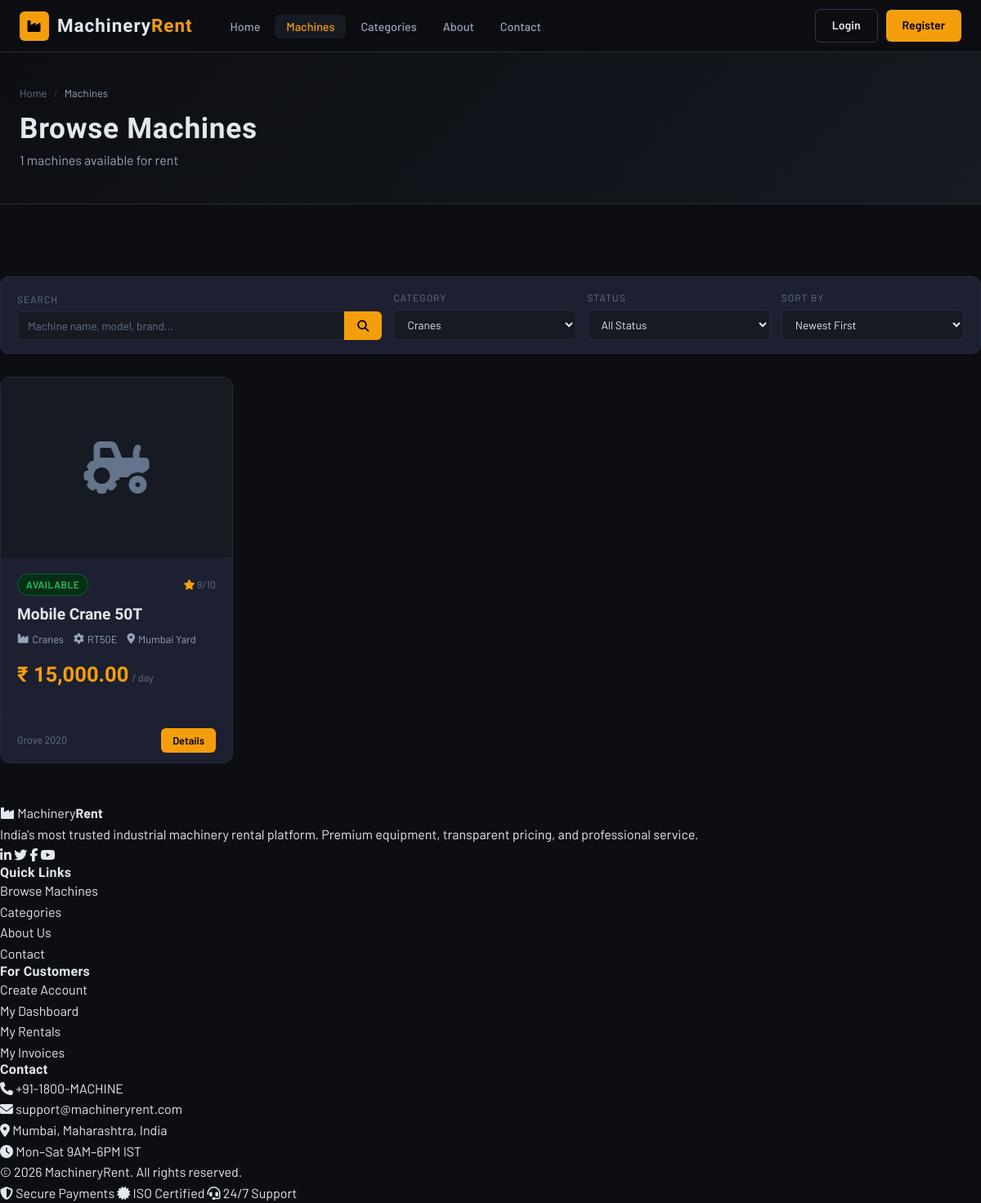
Page /machines.php?category=2 on the committed database.
### tables this page shows
CREATE TABLE machines (
    id INT AUTO_INCREMENT PRIMARY KEY,
    category_id INT NOT NULL,
    name VARCHAR(150) NOT NULL,
    model VARCHAR(100),
    manufacturer VARCHAR(100),
    year_of_manufacture YEAR,
    serial_number VARCHAR(100) UNIQUE,
    description TEXT,
    daily_rate DECIMAL(10,2) NOT NULL,
    weekly_rate DECIMAL(10,2),
    monthly_rate DECIMAL(10,2),
    deposit_amount DECIMAL(10,2) DEFAULT 0,
    capacity VARCHAR(100),
    weight VARCHAR(50),
    dimensions VARCHAR(100),
    fuel_type VARCHAR(50),
    horsepower VARCHAR(50),
    location VARCHAR(200),
    status ENUM('available','rented','maintenance','retired') DEFAULT 'available',
    condition_rating TINYINT DEFAULT 5 COMMENT '1-10 scale',
    total_rentals INT DEFAULT 0,
    images JSON,
    specifications JSON,
    created_at TIMESTAMP DEFAULT CURRENT_TIMESTAMP,
    FOREIGN KEY (category_id) REFERENCES categories(id)
);

CREATE TABLE categories (
    id INT AUTO_INCREMENT PRIMARY KEY,
    name VARCHAR(100) NOT NULL,
    slug VARCHAR(100) UNIQUE NOT NULL,
    description TEXT,
    icon VARCHAR(50),
    image VARCHAR(255),
    status ENUM('active', 'inactive') DEFAULT 'active',
    created_at TIMESTAMP DEFAULT CURRENT_TIMESTAMP
);

### config.php (called while the page is built, shortened)
<?php
function formatCurrency($amount) {
    return CURRENCY . ' ' . number_format($amount, 2);
}
function sanitize($data) {
    return htmlspecialchars(strip_tags(trim($data)));
}

### machines.php (the view, shortened to what this page needs)
<?php
require_once '../includes/config.php';
$db = getDB();
$catId    = (int)($_GET['category'] ?? 0);
$search   = sanitize($_GET['q'] ?? '');
$sort     = sanitize($_GET['sort'] ?? 'newest');
$page     = max(1, (int)($_GET['page'] ?? 1));
$perPage  = 12;
$offset   = ($page - 1) * $perPage;
$where = ['1=1'];
$params = [];
if ($catId) { $where[] = 'm.category_id = ?'; $params[] = $catId; }
$whereStr = implode(' AND ', $where);
$orderBy = match($sort) {
    'price_asc'  => 'm.daily_rate ASC',
    'price_desc' => 'm.daily_rate DESC',
    'rating'     => 'm.condition_rating DESC',
    default      => 'm.id DESC',
};
$countStmt = $db->prepare("SELECT COUNT(*) FROM machines m WHERE $whereStr");
$countStmt->execute($params);
$total = $countStmt->fetchColumn();
$stmt = $db->prepare("SELECT m.*, c.name as cat_name FROM machines m JOIN categories c ON m.category_id=c.id WHERE $whereStr ORDER BY $orderBy LIMIT $perPage OFFSET $offset");
$stmt->execute($params);
$machines = $stmt->fetchAll();
$categories = $db->query("SELECT * FROM categories WHERE status='active' ORDER BY name")->fetchAll();
?>
<?php include '../includes/header.php'; ?>
<main class="main-content">
<div class="page-header">
  <div class="container">
    <div class="breadcrumb">
      <a href="<?= SITE_URL ?>">Home</a>
      <span class="sep">/</span>
      <span class="current">Machines</span>
    </div>
    <h1>Browse Machines</h1>
    <p><?= $total ?> machines available for rent</p>
  </div>
</div>
<div class="container section-sm">
  <form method="GET" class="filter-bar">
    <div class="filter-group" style="flex:2;">
      <label>Search</label>
      <div class="filter-search">
        <input type="text" name="q" class="form-control" placeholder="Machine name, model, brand..." value="<?= htmlspecialchars($search) ?>">
        <button type="submit" class="btn btn-primary"><i class="fas fa-search"></i></button>
      </div>
    </div>
    <div class="filter-group">
      <label>Category</label>
      <select name="category" class="form-control">
        <?php foreach($categories as $c): ?>
        <option value="<?= $c['id'] ?>" <?= $catId == $c['id'] ? 'selected' : '' ?>><?= htmlspecialchars($c['name']) ?></option>
        <?php endforeach; ?>
      </select>
    </div>
    <div class="filter-group">
      <label>Status</label>
      <select name="status" class="form-control">
        <option value="">All Status</option>
      </select>
    </div>
    <div class="filter-group">
      <label>Sort By</label>
      <select name="sort" class="form-control">
        <option value="newest" <?= $sort==='newest' ? 'selected' : '' ?>>Newest First</option>
      </select>
    </div>
  </form>
  <?php if (empty($machines)): ?>
  <div class="empty-state">
    <i class="fas fa-tractor"></i>
    <h3>No Machines Found</h3>
    <p>Try adjusting your filters or search query.</p>
    <a href="machines.php" class="btn btn-outline mt-2">Clear Filters</a>
  </div>
  <?php else: ?>
  <div class="grid-4">
    <?php foreach ($machines as $m): ?>
    <div class="card fade-in">
      <div class="card-img"><i class="fas fa-tractor"></i></div>
      <div class="card-body">
        <div style="display:flex;align-items:center;justify-content:space-between;margin-bottom:8px;">
          <span class="status-badge status-<?= $m['status'] ?>"><?= ucfirst($m['status']) ?></span>
          <span style="font-size:0.78rem;color:var(--text3);"><i class="fas fa-star text-accent"></i> <?= $m['condition_rating'] ?>/10</span>
        </div>
        <div class="card-title"><?= htmlspecialchars($m['name']) ?></div>
        <div class="card-meta">
          <span><i class="fas fa-industry"></i> <?= htmlspecialchars($m['cat_name']) ?></span>
          <span><i class="fas fa-cog"></i> <?= htmlspecialchars($m['model'] ?? 'N/A') ?></span>
          <span><i class="fas fa-map-marker-alt"></i> <?= htmlspecialchars($m['location']) ?></span>
        </div>
        <div class="card-price">
          <span class="price-amount"><?= formatCurrency($m['daily_rate']) ?></span>
          <span class="price-unit">/ day</span>
        </div>
      </div>
      <div class="card-footer">
        <span style="font-size:0.78rem;color:var(--text3);"><?= $m['manufacturer'] ?> <?= $m['year_of_manufacture'] ?></span>
        <a href="machine-detail.php?id=<?= $m['id'] ?>" class="btn btn-primary btn-sm">Details</a>
      </div>
    </div>
    <?php endforeach; ?>
  </div>
  <?php endif; ?>
</div>
</main>
<?php include '../includes/footer.php'; ?>

### main.css (style rules this page uses)
:root { --bg: #0c0e12; --bg2: #111318; --surface: #161a22; --card: #1c2030; --border: #252b3b; --border2: #2e3650; --accent: #f59e0b; --accent-dark: #d97706; --accent-glow: rgba(245,158,11,0.15); --blue: #3b82f6; --green: #22c55e; --red: #ef4444; --orange: #f97316; --text: #e2e8f0; --text2: #94a3b8; --text3: #64748b; --radius: 8px; --shadow: 0 4px 24px rgba(0,0,0,0.4); --shadow-lg: 0 12px 48px rgba(0,0,0,0.6); }
* { margin:0; padding:0; box-sizing:border-box; }
html { scroll-behavior:smooth; }
body { background: var(--bg); color: var(--text); font-family: 'Barlow', sans-serif; font-weight: 400; line-height: 1.6; }
a { color: inherit; text-decoration: none; }
h1,h2,h3,h4,h5 { font-family: 'Barlow Condensed', sans-serif; font-weight: 700; letter-spacing: 0.02em; line-height: 1.15; }
.btn { display: inline-flex; align-items: center; gap: 8px; padding: 8px 20px; border-radius: 6px; font-family: 'Barlow', sans-serif; font-weight: 600; font-size: 0.88rem; cursor: pointer; border: none; transition: all 0.2s; white-space: nowrap; }
.btn-primary { background: var(--accent); color: #000; }
.btn-sm { padding:5px 14px; font-size:0.8rem; }
.main-content { min-height: 100vh; padding-top: 64px; }
.container { max-width: 1280px; margin: 0 auto; padding: 0 24px; }
.section-sm { padding: 48px 0; }
.card { background: var(--card); border: 1px solid var(--border); border-radius: 12px; overflow: hidden; transition: all 0.3s; }
.card-img { width: 100%; height: 220px; object-fit: cover; background: var(--surface); display: flex; align-items: center; justify-content: center; font-size: 4rem; color: var(--text3); overflow: hidden; }
.card-body { padding: 20px; }
.card-title { font-family: 'Barlow Condensed', sans-serif; font-size: 1.2rem; font-weight: 700; margin-bottom: 4px; }
.card-meta { display: flex; gap: 12px; flex-wrap: wrap; font-size: 0.8rem; color: var(--text2); margin-bottom: 12px; }
.card-meta span { display:flex; align-items:center; gap:4px; }
.card-price { display: flex; align-items: baseline; gap: 4px; margin: 12px 0; }
.price-amount { font-family: 'Barlow Condensed', sans-serif; font-size: 1.6rem; font-weight: 700; color: var(--accent); }
.price-unit { font-size: 0.78rem; color: var(--text3); }
.card-footer { padding: 12px 20px; border-top: 1px solid var(--border); display: flex; align-items: center; justify-content: space-between; }
.status-badge { display: inline-flex; align-items: center; gap: 5px; padding: 3px 10px; border-radius: 20px; font-size: 0.75rem; font-weight: 600; text-transform: uppercase; letter-spacing: 0.5px; }
.status-available { background:#052e16; color:var(--green); border:1px solid rgba(34,197,94,0.3); }
.grid-4 { display:grid; grid-template-columns:repeat(4,1fr); gap:20px; }
.form-control { width: 100%; padding: 10px 14px; background: var(--surface); border: 1px solid var(--border); border-radius: 6px; color: var(--text); font-family: 'Barlow', sans-serif; font-size: 0.9rem; transition: border-color 0.2s; }
.form-control::placeholder { color:var(--text3); }
select.form-control option { background: var(--card); }
.page-header { background: linear-gradient(135deg, var(--bg) 0%, var(--surface) 100%); border-bottom: 1px solid var(--border); padding: 40px 0; margin-bottom: 40px; }
.page-header h1 { font-size: 2.2rem; font-weight: 900; }
.page-header p { color: var(--text2); margin-top: 6px; }
.breadcrumb { display: flex; align-items: center; gap: 8px; font-size: 0.82rem; color: var(--text3); margin-bottom: 12px; }
.breadcrumb a { color: var(--text3); }
.breadcrumb .sep { color: var(--border2); }
.breadcrumb .current { color: var(--text2); }
.filter-bar { background: var(--card); border: 1px solid var(--border); border-radius: 10px; padding: 16px 20px; display: flex; gap: 14px; align-items: flex-end; flex-wrap: wrap; margin-bottom: 28px; }
.filter-group { flex: 1; min-width: 150px; }
.filter-group label { display:block; font-size:0.75rem; color:var(--text3); margin-bottom:5px; text-transform:uppercase; letter-spacing:1px; }
.filter-group select, .filter-group input { padding:8px 12px; font-size:0.85rem; }
.filter-search { display: flex; gap: 0; flex: 2; }
.filter-search input { border-radius: 6px 0 0 6px; }
.filter-search button { border-radius: 0 6px 6px 0; padding: 8px 16px; }
.fade-in { animation: fadeDown 0.5s ease both; }
.text-accent { color: var(--accent); }

### rows in the picture
machines: status "AVAILABLE", condition_rating "8", name "Mobile Crane 50T", category.name "Cranes", model "RT50E", location "Mumbai Yard", daily_rate "₹ 15,000.00", manufacturer "Grove", year_of_manufacture "2020"

### other values in the picture
$total "1"
form field category "Cranes"
